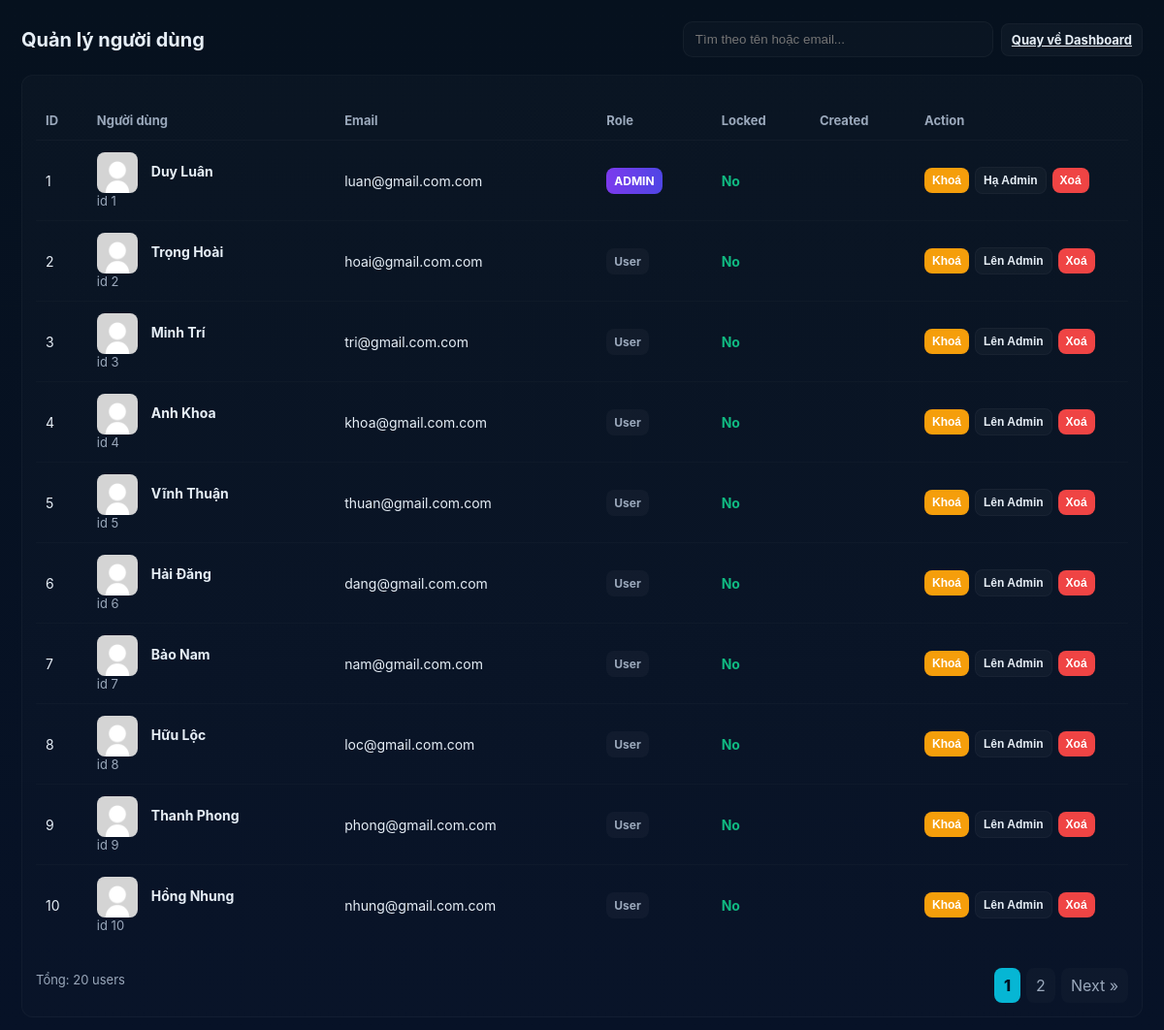
Screenshot of /admin/admin_users.php (signed in) with the database file from the repository.
### tables this page shows
CREATE TABLE IF NOT EXISTS users (
  id INT AUTO_INCREMENT PRIMARY KEY,
  name VARCHAR(100),
  email VARCHAR(100) UNIQUE,
  password VARCHAR(255),
  avatar VARCHAR(255) DEFAULT 'uploads/default.png',
  secret_code VARCHAR(255) NOT NULL,
  last_activity DATETIME NULL,
  role VARCHAR(20) NOT NULL DEFAULT 'user',
  last_login DATETIME NULL,
  is_locked TINYINT(1) NOT NULL DEFAULT 0
);

### admin/admin_users.php (the view, shortened to what this page needs)
<?php
require_once __DIR__ . '/../includes/admin_log.php';
$search = trim($_GET['q'] ?? '');
$page = max(1, intval($_GET['p'] ?? 1));
$limit = 10;
$offset = ($page - 1) * $limit;
$params = [];
$sql_where = "";
$count_sql = "SELECT COUNT(*) FROM users " . ($sql_where ? $sql_where : "");
$count_stmt = $conn->prepare($count_sql);
$count_stmt->execute();
$count_stmt->bind_result($total_users);
$total_pages = max(1, ceil($total_users / $limit));
$select_sql = "
  SELECT id, name, email, role, is_locked, COALESCE(last_login, last_activity) AS created_at, avatar
  FROM users
  " . ($sql_where ? $sql_where : "") . "
  ORDER BY created_at DESC
  LIMIT ? OFFSET ?
";
$select_stmt = $conn->prepare($select_sql);
if ($sql_where) {
    $types = str_repeat('s', count($params)) . "ii";
    $bind_values = array_merge($params, [$limit, $offset]);
    $select_stmt->bind_param($types, ...$bind_values);
} else {
    $select_stmt->bind_param("ii", $limit, $offset);
}
$select_stmt->execute();
$result = $select_stmt->get_result();
?>
<!doctype html>
<html lang="vi">
<head>
</head>
<body>
<div class="container">
  <div class="header">
    <h1>Quản lý người dùng</h1>
    <div class="controls">
      <form class="search" method="get" action="admin_users.php">
        <input type="search" name="q" value="<?=htmlspecialchars($search)?>" placeholder="Tìm theo tên hoặc email...">
      </form>
      <a href="admin_panel.php" class="btn btn-neutral">Quay về Dashboard</a>
    </div>
  </div>
  <div class="panel">
    <div class="table-wrap">
      <table class="table" role="table" aria-label="Danh sách người dùng">
        <thead>
          <tr>
            <th>ID</th>
            <th>Người dùng</th>
            <th>Email</th>
            <th>Role</th>
            <th>Locked</th>
            <th>Created</th>
            <th style="width:220px">Action</th>
          </tr>
        </thead>
        <tbody>
        <?php while ($r = $result->fetch_assoc()): ?>
          <tr>
            <td><?=htmlspecialchars($r['id'])?></td>
            <td>
              <?php
                $avatar = $r['avatar'] ?: 'uploads/default.png';
              ?>
              <img class="avatar" src="<?=htmlspecialchars($avatar)?>" alt="avatar">
              <strong><?=htmlspecialchars($r['name'])?></strong>
              <div class="small-muted">id <?=htmlspecialchars($r['id'])?></div>
            </td>
            <td><div style="max-width:240px;word-break:break-word;"><?=htmlspecialchars($r['email'])?></div></td>
            <td>
              <?php if ($r['role'] === 'admin'): ?>
                <span class="badge badge-admin">ADMIN</span>
              <?php else: ?>
                <span class="badge badge-user">User</span>
              <?php endif; ?>
            </td>
            <td><?= $r['is_locked'] ? '<span style="color:var(--danger);font-weight:700">Yes</span>' : '<span style="color:var(--ok);font-weight:700">No</span>' ?></td>
            <td class="small-muted"><?=htmlspecialchars($r['created_at'])?></td>
            <td>
              <form method="post" class="form-inline">
                <?php if (!$r['is_locked']): ?>
                  <button class="btn btn-sm btn-warning" name="action" value="lock" onclick="return confirm('Khoá tài khoản này?')">Khoá</button>
                <?php else: ?>
                  <button class="btn btn-sm btn-neutral" name="action" value="unlock">Mở khoá</button>
                <?php endif; ?>
                <?php if ($r['role'] !== 'admin'): ?>
                  <button class="btn btn-sm btn-neutral" name="action" value="make_admin">Lên Admin</button>
                <?php else: ?>
                  <button class="btn btn-sm btn-neutral" name="action" value="revoke_admin">Hạ Admin</button>
                <?php endif; ?>
                <button class="btn btn-sm btn-danger" name="action" value="delete" onclick="return confirm('Xác nhận xoá người dùng và tất cả dữ liệu liên quan?')">Xoá</button>
              </form>
            </td>
          </tr>
        <?php endwhile; ?>
        </tbody>
      </table>
    </div>
    <div style="display:flex; justify-content:space-between; align-items:center; margin-top:12px;">
      <div class="small-muted">Tổng: <?=htmlspecialchars($total_users)?> users</div>
      <div class="pagination" role="navigation" aria-label="Pagination">
        <?php
        $start = max(1, $page-3);
        $end = min($total_pages, $page+3);
        for ($i=$start;$i<=$end;$i++){
            $q = $search ? '&q='.urlencode($search) : '';
            $active = $i === $page ? ' active' : '';
            echo '<a class="page-item'.$active.'" href="admin_users.php?p='.$i.$q.'">'.$i.'</a>';
        }
        if ($page < $total_pages){
            $next = $page+1;
            $q = $search ? '&q='.urlencode($search) : '';
            echo '<a class="page-item" href="admin_users.php?p='.$next.$q.'">Next &raquo;</a>';
        }
        ?>
      </div>
    </div>
  </div>
</div>
</body>
</html>

### admin/admin_users.php (style rules this page uses)
:root { --bg:#071026; --panel:#071827; --muted:#9aa8bb; --accent:#06b6d4; --accent-2:#7c3aed; --text:#e6eef6; --danger:#ef4444; --ok:#10b981; }
* { box-sizing:border-box }
body { margin:0; font-family:Inter, system-ui, Arial, sans-serif; background:linear-gradient(180deg,#06111e,#071227); color:var(--text); padding:22px; }
.container { max-width:1200px; margin:0 auto; }
.header { display:flex; gap:12px; align-items:center; justify-content:space-between; margin-bottom:18px; }
.header h1 { margin:0;font-size:20px }
.header .controls { display:flex;gap:8px;align-items:center }
.search input { padding:10px 12px; border-radius:10px; border:1px solid rgba(255,255,255,0.04); background:rgba(255,255,255,0.02); color:var(--text); width:320px; }
.panel { background:linear-gradient(180deg, rgba(255,255,255,0.02), rgba(255,255,255,0.01)); border:1px solid rgba(255,255,255,0.03); border-radius:12px; padding:14px; }
.table-wrap { overflow:auto; margin-top:12px; }
.table { width:100%; border-collapse:collapse; min-width:900px; }
.table thead th { text-align:left; padding:12px 10px; font-size:13px; color:var(--muted); border-bottom:1px solid rgba(255,255,255,0.03); }
.table tbody td { padding:12px 10px; vertical-align:middle; border-top:1px solid rgba(255,255,255,0.02); font-size:14px }
.table img.avatar { width:42px; height:42px; border-radius:8px; object-fit:cover; margin-right:10px; vertical-align:middle; }
.badge { display:inline-block; padding:6px 8px; border-radius:8px; font-weight:700; font-size:12px; }
.badge-admin { background:linear-gradient(90deg, #7c3aed, #4f46e5); color:#fff; }
.badge-user { background:rgba(255,255,255,0.03); color:var(--muted) }
.form-inline { display:flex; gap:6px; align-items:center; }
.btn { padding:8px 10px; border-radius:8px; border:0; cursor:pointer; font-weight:700; font-size:13px; }
.btn-sm { padding:6px 8px; font-size:12px; }
.btn-danger { background:var(--danger); color:white; }
.btn-warning { background:#f59e0b; color:white; }
.btn-neutral { background:rgba(255,255,255,0.03); color:var(--text); border:1px solid rgba(255,255,255,0.03); }
.pagination { display:flex; gap:6px; align-items:center; margin-top:12px; }
.page-item { padding:8px 10px; background:rgba(255,255,255,0.02); border-radius:8px; color:var(--muted); text-decoration:none; }
.page-item.active { background:var(--accent); color:#012; font-weight:800; }
.small-muted { color:var(--muted); font-size:13px; }

### rows the page displays
users: id "1", name "Duy Luân", email "luan@gmail.com.com", role "ADMIN", is_locked "No"
users: id "2", name "Trọng Hoài", email "hoai@gmail.com.com", role "User", is_locked "No"
users: id "3", name "Minh Trí", email "tri@gmail.com.com", role "User", is_locked "No"
users: id "4", name "Anh Khoa", email "khoa@gmail.com.com", role "User", is_locked "No"
users: id "5", name "Vĩnh Thuận", email "thuan@gmail.com.com", role "User", is_locked "No"
users: id "6", name "Hải Đăng", email "dang@gmail.com.com", role "User", is_locked "No"
users: id "7", name "Bảo Nam", email "nam@gmail.com.com", role "User", is_locked "No"
users: id "8", name "Hữu Lộc", email "loc@gmail.com.com", role "User", is_locked "No"
users: id "9", name "Thanh Phong", email "phong@gmail.com.com", role "User", is_locked "No"
users: id "10", name "Hồng Nhung", email "nhung@gmail.com.com", role "User", is_locked "No"

### other values shown
$total_users "20"
